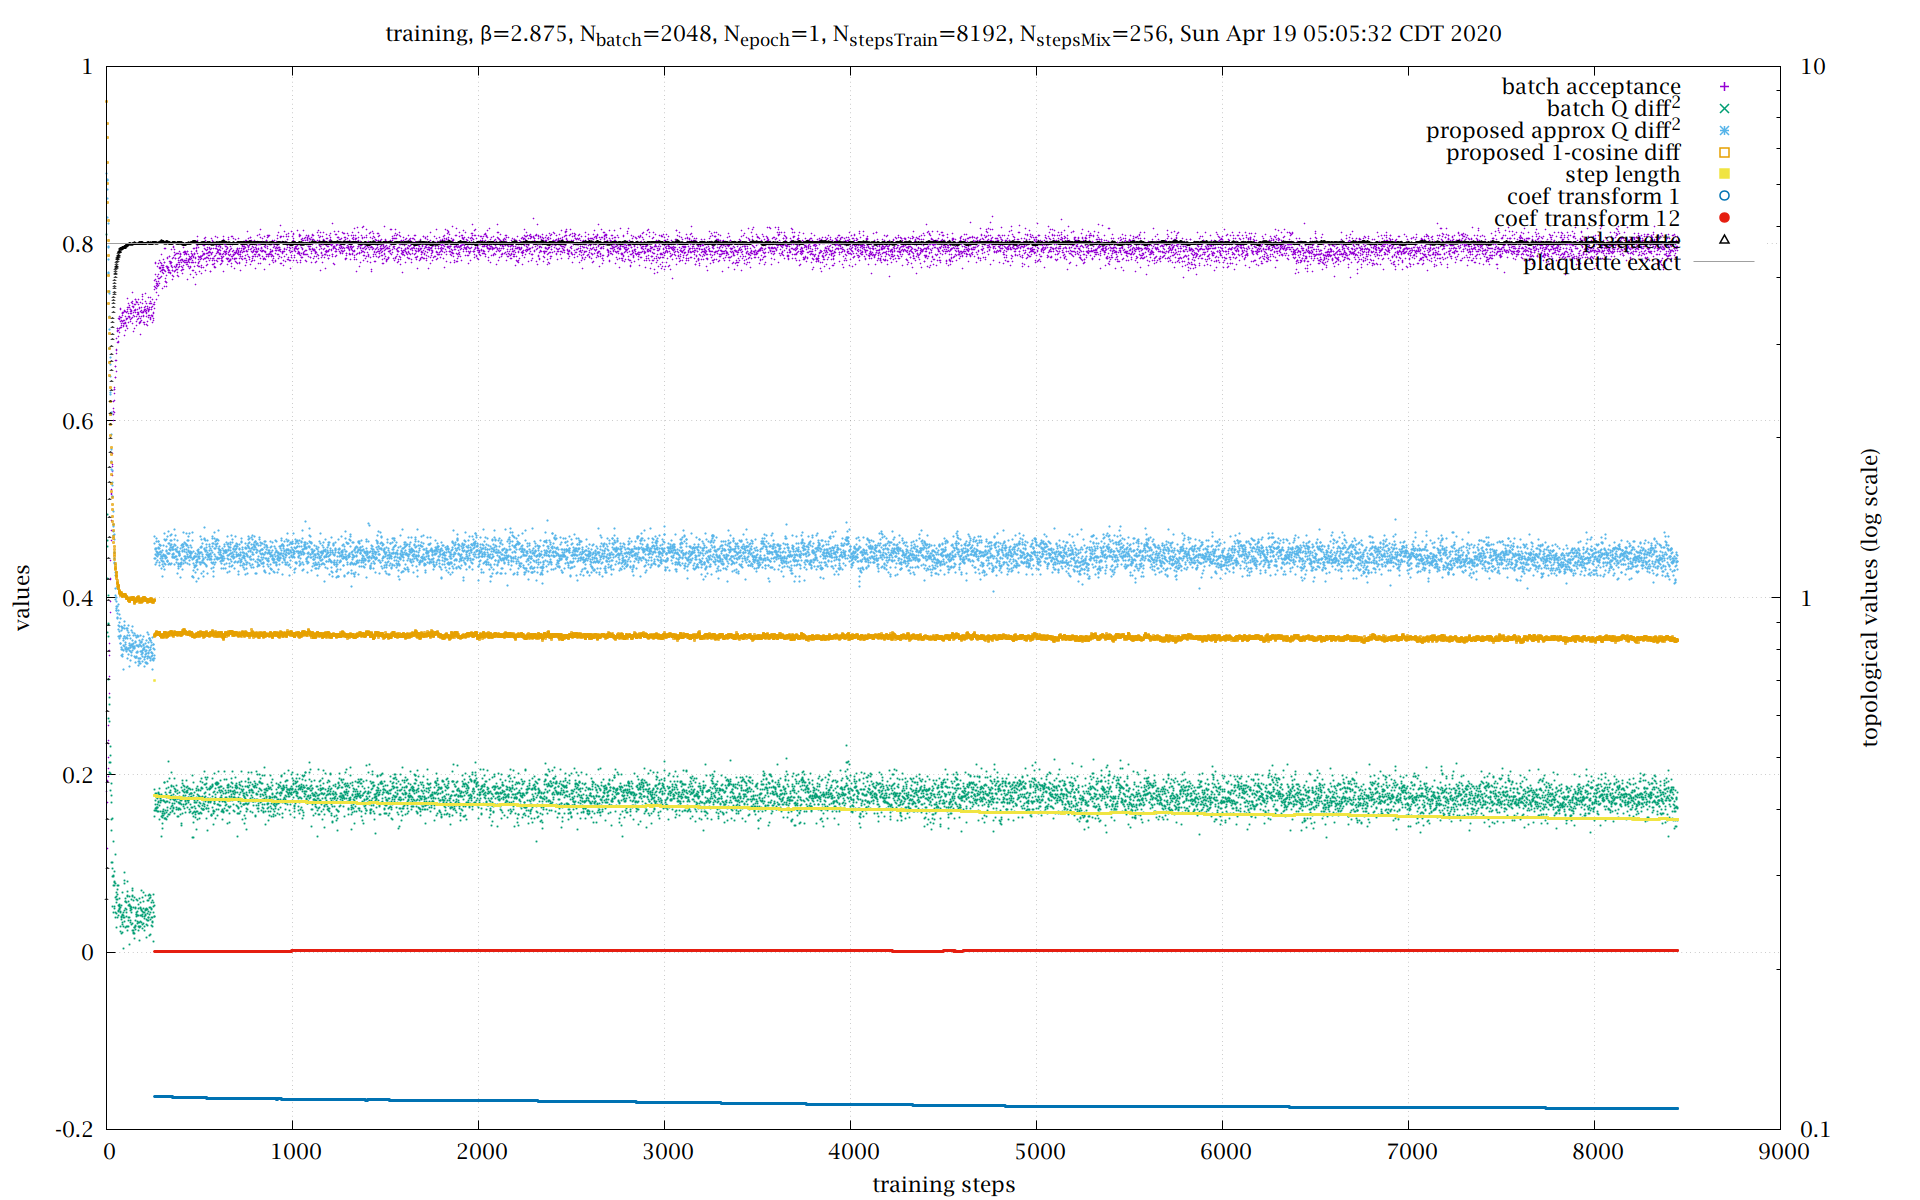

Generate this figure with gnuplot:
#!/usr/bin/env gnuplot
set term pngcairo size 1920,1200 font "Lucida Bright OT,16"
set output ARG0[*:strlen(ARG0)-2].'png'
beta='2.875'
batch=2048
epoch=1
stepsTrain=8192
stepsMix=256

steps=stepsTrain+stepsMix
file=ARG0[*:strlen(ARG0)-2].'log'

j(ex)="<jconsole -js 'exit echo ".ex."'"
$plaq<<e
(,: 1 bi % 0 bi=:1 : '"'"'(i.0) H. (1+m)@(0.25&*)@*: * ^&m@-: % (!m)"_'"'"')
e
plaqStep=j('($~2,~2%~#),|:(,~(e%~b,0)-~])' . $plaq[1] . '>:(b=:'.beta.'-1)*e%~>:i.e=:'.epoch)
#steptobeta(n)=1.+(beta-1.)*n/steps/epoch
#steptobetaT(n)=1.+(beta-1.)*((1+int(n/stepsTrain))*stepsMix+n)/steps/epoch
betatostep(b) = (b-1.)*steps*epoch/(beta-1.)
step(n) = n
stepT(n) = n+stepsMix

set pointsize 0.25

set log y2
set ytics nomirror
set y2tics nomirror
set autoscale  y
set autoscale y2
set grid

set title 'training, β=' . beta . ', N_{batch}=' . batch . ', N_{epoch}=' . epoch . ', N_{stepsTrain}=' . stepsTrain . ', N_{stepsMix}='. stepsMix . ', ' . system('date -r '.file)
#set xlabel 'β'
set xlabel 'training steps'
set ylabel 'values'
set y2label 'topological values (log scale)'

do for [i=1:20] { eval 'st'.i.'="w p lc '.i.' pt '.i.' notitle, 1/0 w p lc '.i.' pt '.i.' lw 1.5 ps 1.5 t"' }
plot \
	"<awk -F '[][,: ]*' '/^accept/{print $2}' ".file u (step($0)):1 @st1 'batch acceptance', \
	"<awk -F '[][,: ]*' '/^topo:/{x=0;for(i=2;i<NF;++i){qq[i]=$i;x+=(qo[i]-qq[i])**2}print x/(NF-2); for(i in qq)qo[i]=qq[i]}' ".file u (step($0)):1 axes x1y2 @st2 'batch Q diff^2', \
	"<awk -F '[][,: ]*' '/^topoDiff/{print $2}' ".file u (step($0)):1 axes x1y2 @st3 'proposed approx Q diff^2', \
	"<awk -F '[][,: ]*' '/^cosDiff/{print $2}' ".file u (step($0)):1 @st4 'proposed 1-cosine diff', \
	"<awk -F '[][,: ]*' '/^weights/{print $2}' ".file u (stepT($0)):1 @st5 'step length', \
	"<awk -F '[][,: ]*' 'w==1{print $2} w>0{w--} /^weights/{w=1}' ".file u (stepT($0)):(atan($1)/pi) @st6 'coef transform 1', \
	"<awk -F '[][,: ]*' 'w==1{print $2} w>0{w--} /^weights/{w=12}' ".file u (stepT($0)):(atan($1)/pi) @st7 'coef transform 12', \
	"<awk -F '[][,: ]*' '/^plaq/{print $2}' ".file u (step($0)):1 @st8 'plaquette', \
	plaqStep u (betatostep($1)):2 w l lc rgb '#a0a0a0' t 'plaquette exact'
